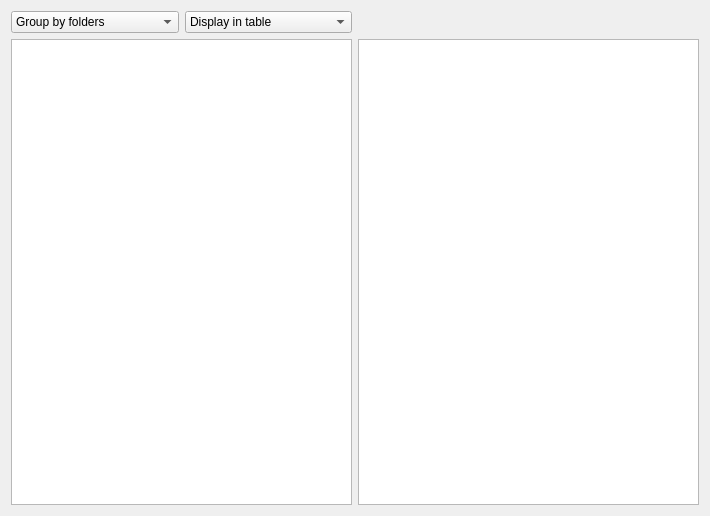
<?xml version="1.0" encoding="UTF-8"?>
<ui version="4.0">
 <class>FileManagerForm</class>
 <widget class="QWidget" name="FileManagerForm">
  <property name="geometry">
   <rect>
    <x>0</x>
    <y>0</y>
    <width>710</width>
    <height>516</height>
   </rect>
  </property>
  <property name="windowTitle">
   <string>FileManager</string>
  </property>
  <layout class="QHBoxLayout" name="horizontalLayout_2">
   <item>
    <layout class="QGridLayout" name="gridLayout">
     <item row="1" column="1">
      <widget class="QTableView" name="tableView"/>
     </item>
     <item row="1" column="0">
      <widget class="QTreeView" name="treeView"/>
     </item>
     <item row="0" column="0">
      <layout class="QHBoxLayout" name="horizontalLayout">
       <item>
        <widget class="QComboBox" name="groupBox">
         <item>
          <property name="text">
           <string>Group by folders</string>
          </property>
         </item>
         <item>
          <property name="text">
           <string>Group by types</string>
          </property>
         </item>
        </widget>
       </item>
       <item>
        <widget class="QComboBox" name="displayBox">
         <item>
          <property name="text">
           <string>Display in table</string>
          </property>
         </item>
        </widget>
       </item>
      </layout>
     </item>
    </layout>
   </item>
  </layout>
 </widget>
 <resources/>
 <connections/>
</ui>
